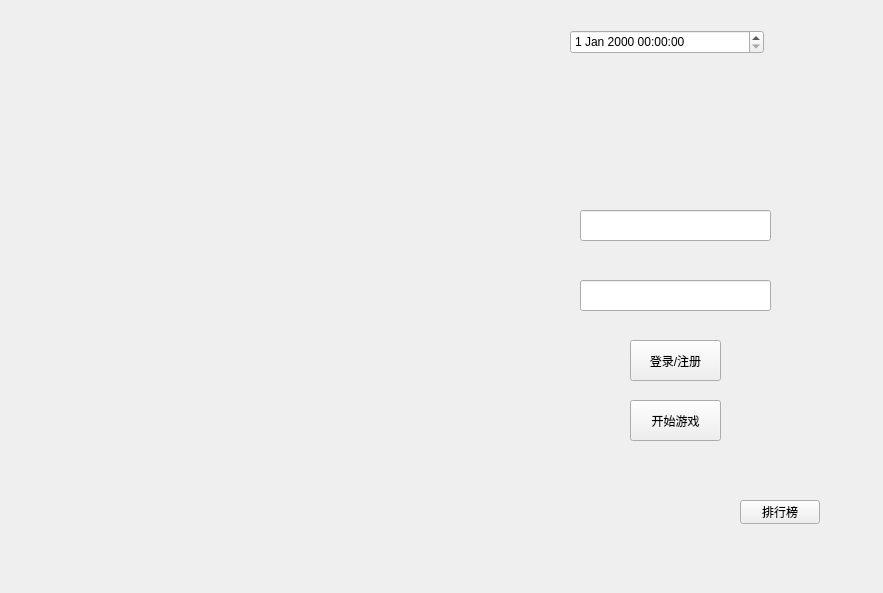
<?xml version="1.0" encoding="UTF-8"?>
<ui version="4.0">
 <class>LoginScreen</class>
 <widget class="QWidget" name="LoginScreen">
  <property name="geometry">
   <rect>
    <x>0</x>
    <y>0</y>
    <width>883</width>
    <height>593</height>
   </rect>
  </property>
  <property name="windowTitle">
   <string>Form</string>
  </property>
  <widget class="QLineEdit" name="nameLineEdit">
   <property name="geometry">
    <rect>
     <x>580</x>
     <y>210</y>
     <width>191</width>
     <height>31</height>
    </rect>
   </property>
  </widget>
  <widget class="QLineEdit" name="emailLineEdit">
   <property name="geometry">
    <rect>
     <x>580</x>
     <y>280</y>
     <width>191</width>
     <height>31</height>
    </rect>
   </property>
  </widget>
  <widget class="QPushButton" name="login">
   <property name="geometry">
    <rect>
     <x>630</x>
     <y>340</y>
     <width>91</width>
     <height>41</height>
    </rect>
   </property>
   <property name="text">
    <string>登录/注册</string>
   </property>
  </widget>
  <widget class="QPushButton" name="gameButton">
   <property name="geometry">
    <rect>
     <x>630</x>
     <y>400</y>
     <width>91</width>
     <height>41</height>
    </rect>
   </property>
   <property name="text">
    <string>开始游戏</string>
   </property>
  </widget>
  <widget class="QPushButton" name="rankinglistButton">
   <property name="geometry">
    <rect>
     <x>740</x>
     <y>500</y>
     <width>80</width>
     <height>24</height>
    </rect>
   </property>
   <property name="text">
    <string>排行榜</string>
   </property>
  </widget>
  <widget class="QDateTimeEdit" name="dateTimeEdit">
   <property name="geometry">
    <rect>
     <x>570</x>
     <y>30</y>
     <width>194</width>
     <height>24</height>
    </rect>
   </property>
  </widget>
 </widget>
 <resources/>
 <connections/>
</ui>
